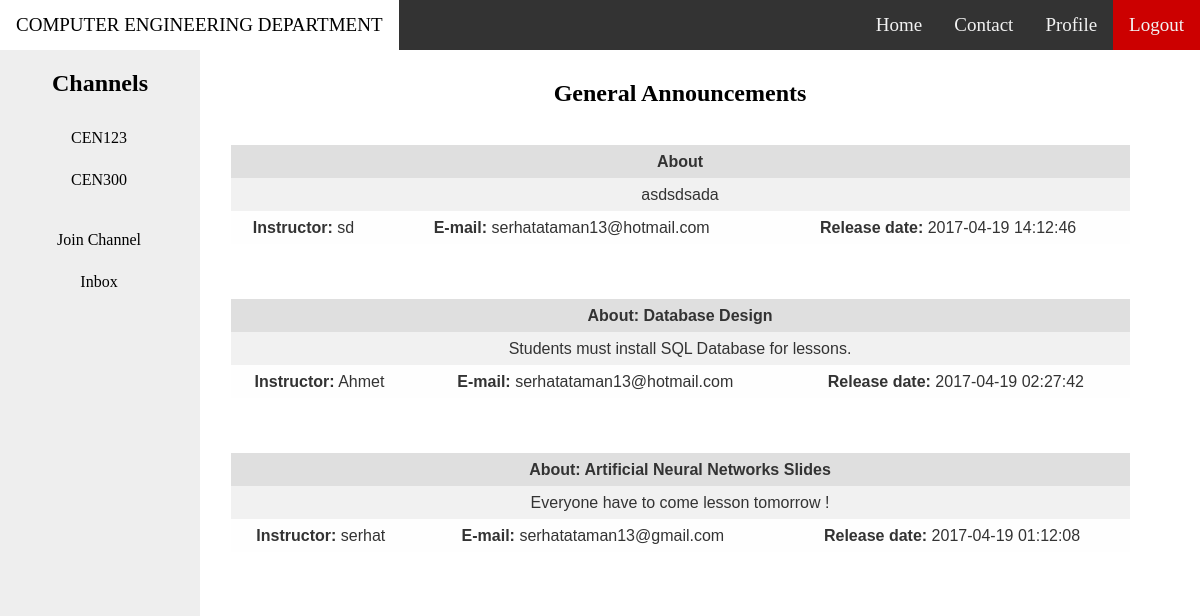
Page /user.php (signed in) on the committed database.
### tables this page shows
CREATE TABLE `student_channel` (
  `Student_ID` varchar(10) DEFAULT NULL,
  `Channel_ID` varchar(6) DEFAULT NULL
);

CREATE TABLE `news` (
  `headline` text NOT NULL,
  `story` text NOT NULL,
  `name` varchar(30) DEFAULT NULL,
  `email` varchar(30) NOT NULL,
  `date` datetime NOT NULL DEFAULT '0000-00-00 00:00:00'
);

### fetch_general_announcement.php (the view, shortened to what this page needs)
<!DOCTYPE html>
<html>
<head>
<link rel="stylesheet" type="text/css" href="fonts/table.css">
</head>
<body>
<h2>General Announcements</h2>
<?php
	$servername = "localhost";
	$username = "username";
	$password = "";
	$dbname = "gtdatabase";
	$connection = mysqli_connect($servername,$username,$password,$dbname);
	$query = "SELECT * FROM news ORDER BY date DESC";
	if($result = mysqli_query($connection,$query))
	{
		while($row=mysqli_fetch_row($result))
		{
			echo "<div style='background:white'><br>
					<table style='width:100%'>
					<tr><th colspan='3'>$row[0]</th></tr>
					<tr><td colspan='3'>$row[1]</td></tr>
				    <tr>
						<td ><strong>Instructor:</strong> $row[2]</td>
						<td ><strong>E-mail:</strong> $row[3]</td>
						<td ><strong>Release date:</strong> $row[4]</td>
					</tr>
				</table>
				<br>
				<br>
				</div>
				  ";
		}
	}
?>
</body>
</html>

### user.php (shortened to what this page needs)
<!DOCTYPE html>
<html>
<head>
<link rel="stylesheet" type="text/css" href="fonts/navigation_bar_font.css">
<link rel="stylesheet" type="text/css" href="fonts/sidebar_fonts.css">
<link rel="stylesheet" type="text/css" href="fonts/middle_area_fonts.css">
<link rel="stylesheet" type="text/css" href="fonts/right_side_ann_fonts.css">
</head>
<body>
<nav class="navbar">
  <a href="/gt/user.php" class="ceng">COMPUTER ENGINEERING DEPARTMENT</a>
  <a href="/gt/logout.php" style="background-color: #cc0000;">Logout</a>
  <a href="#profile">Profile</a>
  <a href="/gt/contact.php">Contact</a>
  <a href="/gt/user.php">Home</a>
</nav>
<div class="sidebar">
  <h2 style="text-align:center;">Channels</h2>
	<?php
		require 'fetch_channel_id_for_sidebar.php';
	?>
  <br>
  <?php
	if($_SESSION['user_type']=="student")
	{
		echo '<a href="/gt/join_channel.php">Join Channel</a>';
		echo '<a href="/gt/received_mails.php">Inbox</a>';
	}
  ?>
</div>
<div class="middlea">
	<div>
		<div>
			<?php
				require 'fetch_general_announcement.php';
			?>
		</div>
	</div>
	<br><br><br>
	<br><br><br>
</div>
</body>
</html>

### fetch_channel_id_for_sidebar.php (shortened to what this page needs)
<?php
	$servername = "localhost";
	$username = "username";
	$password = "";
	$dbname = "gtdatabase";
	$connection = mysqli_connect($servername,$username,$password,$dbname);
	if($_SESSION['user_type']=="instructor"){
		$current_user = $_SESSION['user_id'];
		$query = "SELECT ID FROM channel WHERE Owner_ID='$current_user'";
		if($result = mysqli_query($connection,$query))
		{
			while($id=mysqli_fetch_assoc($result))
			{
				echo '<a href="channel_info.php?channel_id='.$id['ID'].'">'.$id['ID'].'</a>';
			}
			mysqli_free_result($result);
		}
	}
	else {
		$current_user = $_SESSION['user_id'];
		$query = "SELECT Channel_ID FROM student_channel WHERE Student_ID='$current_user'";
		if($result = mysqli_query($connection,$query))
		{
			while($id=mysqli_fetch_assoc($result))
			{
				echo '<a href="channel_info.php?channel_id='.$id['Channel_ID'].'">'.$id['Channel_ID'].'</a>';
			}
		}
	}
?>

### user.php (style rules this page uses)
body { margin:0; }

### rows in the picture
student_channel: Channel_ID "CEN123"
student_channel: Channel_ID "CEN300"
news: headline "About", story "asdsdsada", name "sd", email "serhatataman13@hotmail.com", date "2017-04-19 14:12:46"
news: headline "About: Database Design", story "Students must install SQL Database for lessons.", name "Ahmet", email "serhatataman13@hotmail.com", date "2017-04-19 02:27:42"
news: headline "About: Artificial Neural Networks Slides", story "Everyone have to come lesson tomorrow !", name "serhat", email "serhatataman13@gmail.com", date "2017-04-19 01:12:08"
